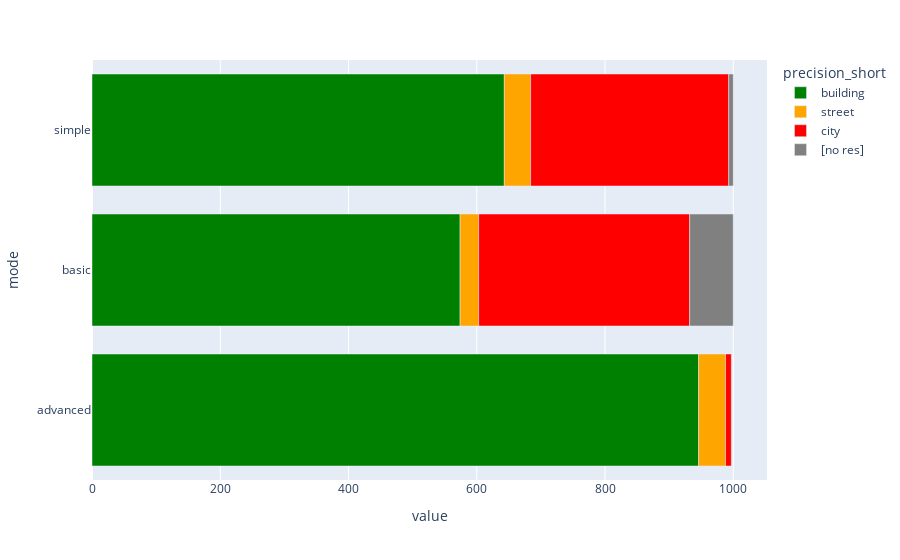

Write notebook code for a chart like this one.
### Code cell
vc = precision.groupby(["mode"]).precision_short.value_counts().unstack()
vc = vc.reindex(["building", "street", "city", "[no res]"], axis=1)
if pd.options.plotting.backend == "plotly":
    vc.plot.barh(color_discrete_sequence=["green", "orange", "red", "grey"]).show()
else:
    vc.plot.barh(stacked=True, color=["tab:green", "tab:orange", "tab:red", "tab:grey"])

### Figure 1 — Plotly figure (JSON) as saved in the notebook; plotly's stock layout.template omitted (floating-point values rounded to 4 significant figures)
{"data": [{"hovertemplate": "precision_short=building<br>value=%{x}<br>mode=%{y}<extra></extra>", "legendgroup": "building", "marker": {"color": "green", "pattern": {"shape": ""}}, "name": "building", "orientation": "h", "showlegend": true, "textposition": "auto", "type": "bar", "x": [946.0, 574.0, 643.0], "xaxis": "x", "y": ["advanced", "basic", "simple"], "yaxis": "y"}, {"hovertemplate": "precision_short=street<br>value=%{x}<br>mode=%{y}<extra></extra>", "legendgroup": "street", "marker": {"color": "orange", "pattern": {"shape": ""}}, "name": "street", "orientation": "h", "showlegend": true, "textposition": "auto", "type": "bar", "x": [42.0, 29.0, 41.0], "xaxis": "x", "y": ["advanced", "basic", "simple"], "yaxis": "y"}, {"hovertemplate": "precision_short=city<br>value=%{x}<br>mode=%{y}<extra></extra>", "legendgroup": "city", "marker": {"color": "red", "pattern": {"shape": ""}}, "name": "city", "orientation": "h", "showlegend": true, "textposition": "auto", "type": "bar", "x": [9.0, 329.0, 309.0], "xaxis": "x", "y": ["advanced", "basic", "simple"], "yaxis": "y"}, {"hovertemplate": "precision_short=[no res]<br>value=%{x}<br>mode=%{y}<extra></extra>", "legendgroup": "[no res]", "marker": {"color": "grey", "pattern": {"shape": ""}}, "name": "[no res]", "orientation": "h", "showlegend": true, "textposition": "auto", "type": "bar", "x": [NaN, 68.0, 7.0], "xaxis": "x", "y": ["advanced", "basic", "simple"], "yaxis": "y"}], "layout": {"barmode": "relative", "legend": {"title": {"text": "precision_short"}, "tracegroupgap": 0}, "margin": {"t": 60}, "xaxis": {"anchor": "y", "domain": [0, 1], "title": {"text": "value"}}, "yaxis": {"anchor": "x", "domain": [0, 1], "title": {"text": "mode"}}}}
